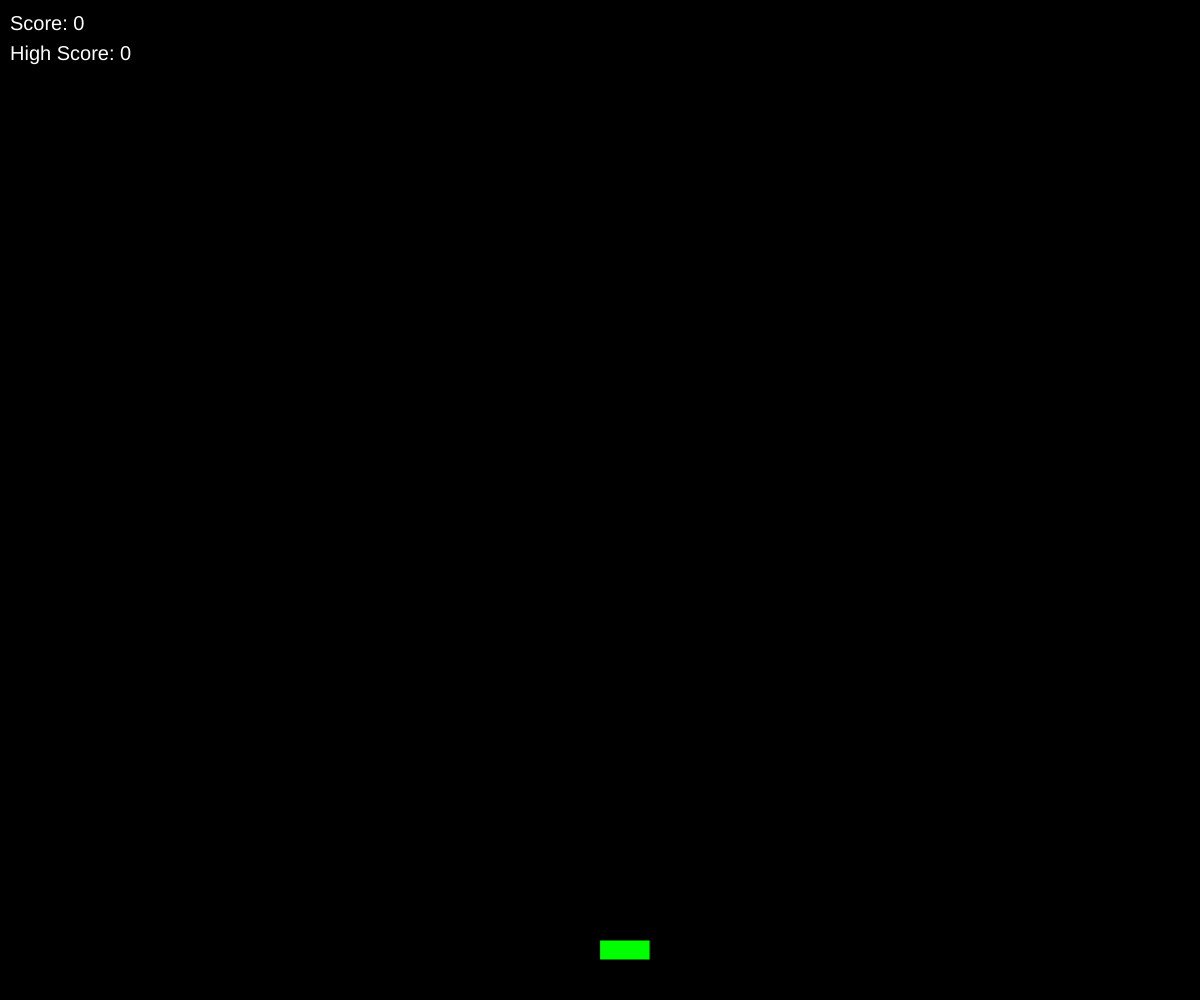
Frame 1 (no input)
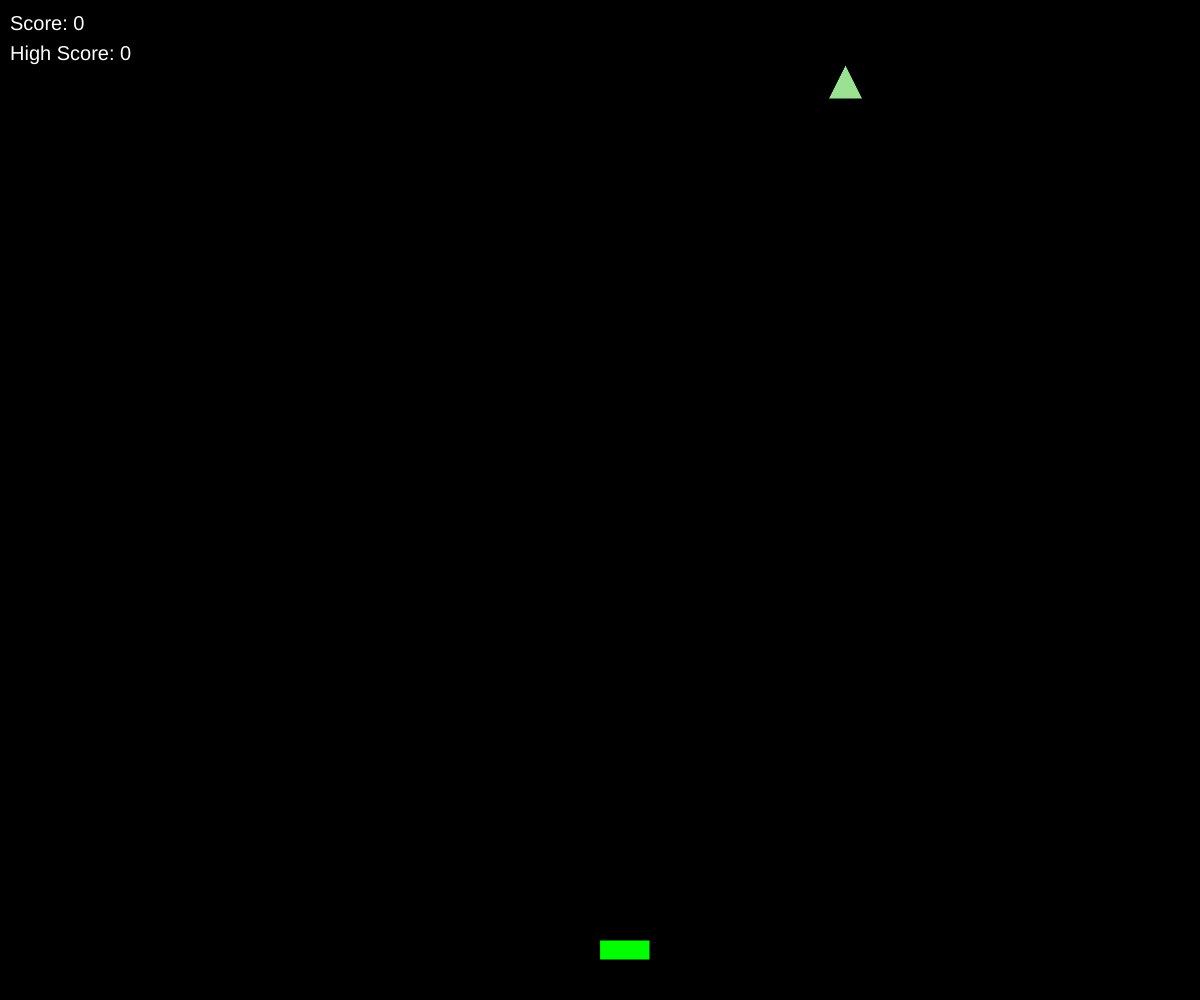
Frame 60 (no input)
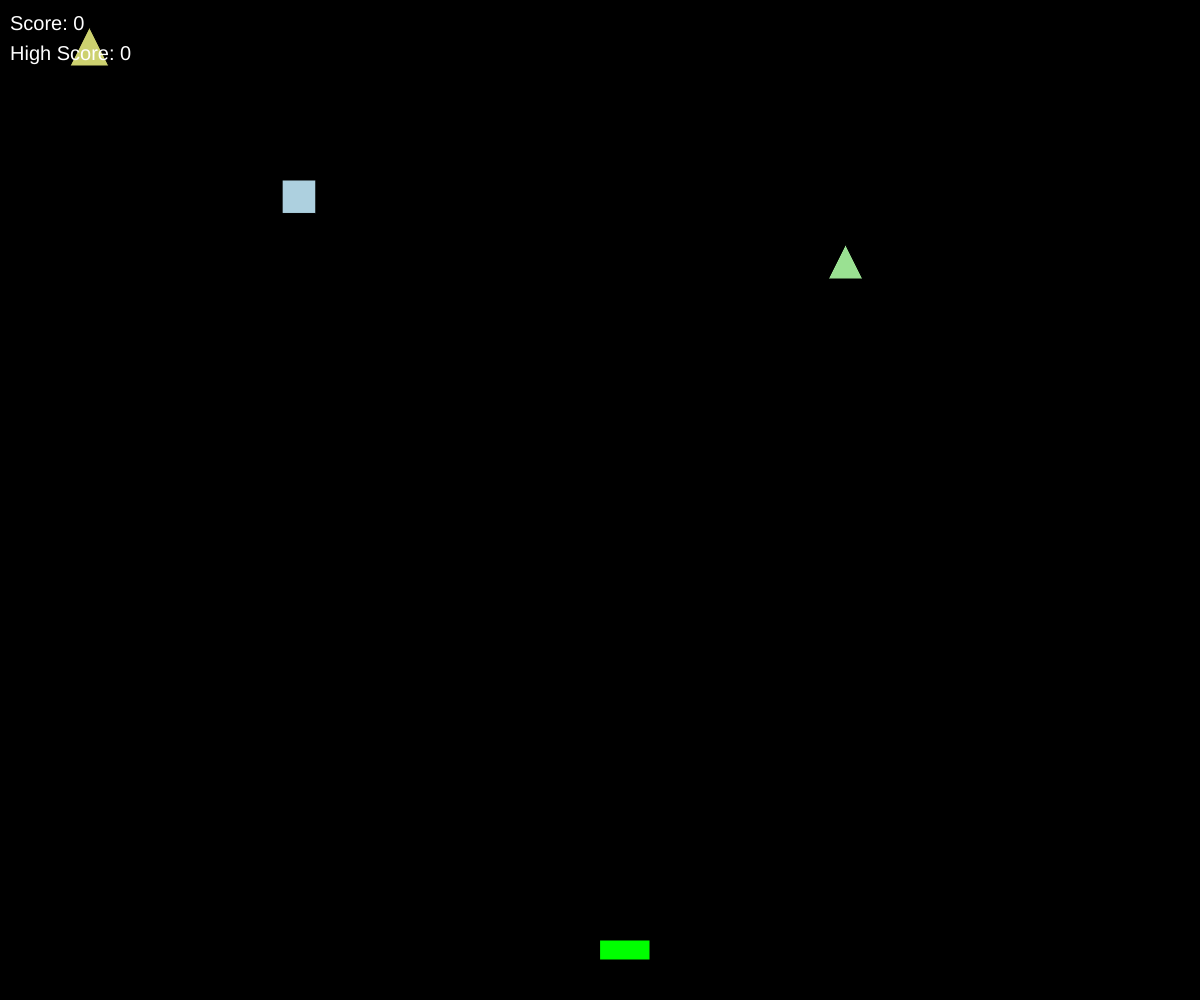
Frame 120 (the mouse pressed at the canvas centre since frame 60)

The p5.js sketch that drew these frames (run headless with seeded random() and noise() and a simulated clock; from frame 60 on, the mouse is pressed at the canvas centre):

// p5.js sketch
// ── sketch.js
let playerX, playerY;
let playerWidth = 50, playerHeight = 20;
let fallingObjects = [];
let score = 0;
let highScore = 0;
let gameOver = false;
let fallSpeed = 3; // Initial falling speed
let difficultyIncrement = 0.05; // Speed increase per object

function setup() {
  createCanvas(windowWidth, windowHeight); // Responsive canvas

  // Initialize player position
  playerX = width / 2;
  playerY = height - 60;

  // Generate falling objects at intervals
  setInterval(() => {
    if (!gameOver) {
      fallingObjects.push(createRandomObject());
    }
  }, 1000);
}

function draw() {
  background(0);

  if (!gameOver) {
    // Draw player
    fill(0, 255, 0);
    rect(playerX, playerY, playerWidth, playerHeight);

    // Update and draw falling objects
    for (let i = fallingObjects.length - 1; i >= 0; i--) {
      let obj = fallingObjects[i];
      obj.y += fallSpeed;

      // Draw shapes
      fill(obj.color);
      if (obj.type === "square") {
        rect(obj.x, obj.y, obj.size, obj.size);
      } else if (obj.type === "ellipse") {
        ellipse(obj.x + obj.size / 2, obj.y + obj.size / 2, obj.size, obj.size);
      } else if (obj.type === "triangle") {
        triangle(obj.x, obj.y, obj.x + obj.size, obj.y, obj.x + obj.size / 2, obj.y - obj.size);
      }

      // Check collision
      if (
        obj.x < playerX + playerWidth &&
        obj.x + obj.size > playerX &&
        obj.y < playerY + playerHeight &&
        obj.y + obj.size > playerY
      ) {
        gameOver = true;
        if (score > highScore) highScore = score; // Update high score
      }

      // Remove objects that leave the screen
      if (obj.y > height) {
        fallingObjects.splice(i, 1);
        score += 10; // Increment score
        fallSpeed += difficultyIncrement; // Increase difficulty
      }
    }

    // Display score and high score
    fill(255);
    textSize(20);
    text(`Score: ${score}`, 10, 30);
    text(`High Score: ${highScore}`, 10, 60);
  } else {
    // Game Over screen
    fill(255, 0, 0);
    textSize(32);
    text("Game Over!", width / 2 - 100, height / 2);
    text(`Final Score: ${score}`, width / 2 - 100, height / 2 + 40);
    text(`High Score: ${highScore}`, width / 2 - 100, height / 2 + 80);
    text("Press 'R' to Restart", width / 2 - 120, height / 2 + 120);
  }
}

// Player movement with arrow keys
function keyPressed() {
  if (keyCode === LEFT_ARROW) {
    playerX -= 20;
    playerX = max(0, playerX); // Boundary check
  } else if (keyCode === RIGHT_ARROW) {
    playerX += 20;
    playerX = min(width - playerWidth, playerX); // Boundary check
  } else if (key === 'R' || key === 'r') {
    resetGame(); // Restart game
  }
}

function resetGame() {
  score = 0;
  fallSpeed = 3;
  fallingObjects = [];
  gameOver = false;
  playerX = width / 2;
}

function createRandomObject() {
  let shapeTypes = ["square", "ellipse", "triangle"];
  return {
    x: random(0, width - 40), // Random horizontal position
    y: 0, // Start from the top
    size: random(30, 50), // Random size
    type: random(shapeTypes), // Random shape
    color: color(random(100, 255), random(100, 255), random(100, 255)), // Random color
  };
}

/*

NOTES:
- Add sound effect
- Add visual effect background
- Collision effect

*/
